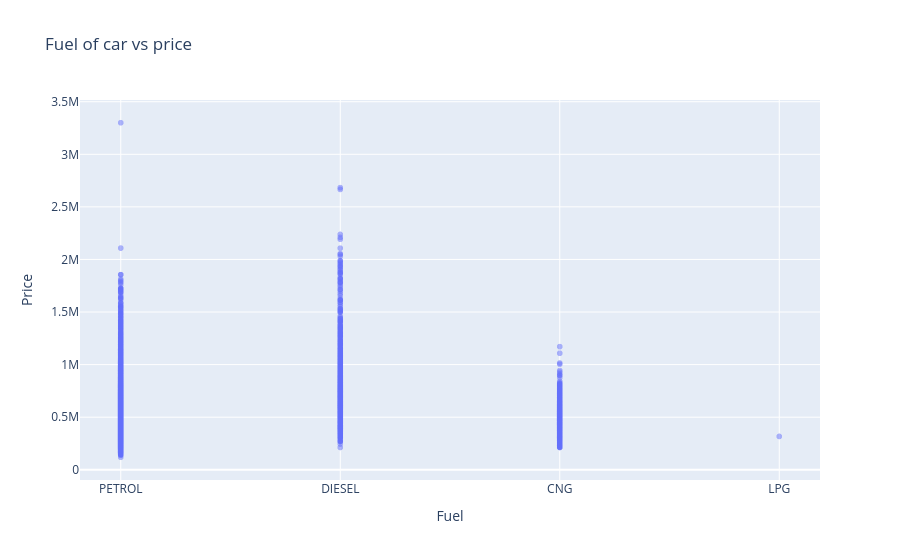

The cell this chart's notebook holds for it:
### Code cell
# Sample data
x = df['Fuel']
y = df['Price']

# Create a scatter plot with Plotly
fig = px.scatter(df, x='Fuel', y='Price', opacity=0.5, title='Fuel of car vs price')

# Show the plot
fig.show()

### Figure 1 — Plotly figure (JSON) as saved in the notebook; plotly's stock layout.template omitted (floating-point values rounded to 4 significant figures; data arrays with more than 128 entries replaced by an {"elided": "..."} marker saying what was removed)
{"data": [{"hovertemplate": "Fuel=%{x}<br>Price=%{y}<extra></extra>", "legendgroup": "", "marker": {"color": "#636efa", "opacity": 0.5, "symbol": "circle"}, "mode": "markers", "name": "", "showlegend": false, "type": "scattergl", "x": {"elided": "8011 str values"}, "xaxis": "x", "y": {"elided": "8011 int values"}, "yaxis": "y"}], "layout": {"legend": {"tracegroupgap": 0}, "title": {"text": "Fuel of car vs price"}, "xaxis": {"anchor": "y", "domain": [0, 1], "title": {"text": "Fuel"}}, "yaxis": {"anchor": "x", "domain": [0, 1], "title": {"text": "Price"}}}}
